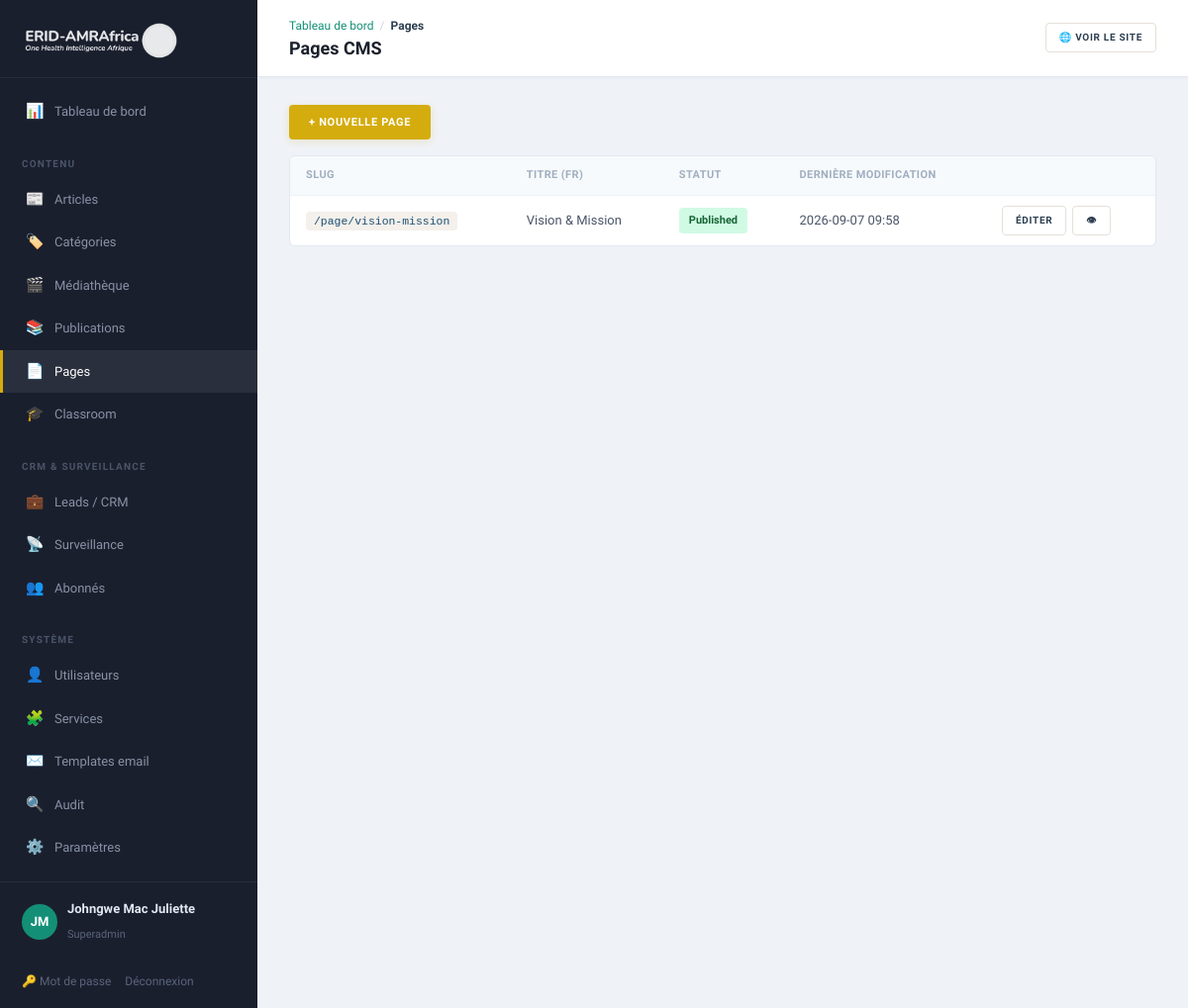
The app's page /admin/pages (signed in) with its own data.
### tables this page shows
CREATE TABLE pages (
    id              INT UNSIGNED AUTO_INCREMENT PRIMARY KEY,
    slug            VARCHAR(120)    NOT NULL UNIQUE,
    title_fr        VARCHAR(200)    NOT NULL,
    title_en        VARCHAR(200)    NOT NULL,
    body_fr         MEDIUMTEXT      NULL,
    body_en         MEDIUMTEXT      NULL,
    status          ENUM('draft','published') NOT NULL DEFAULT 'published',
    updated_at      DATETIME        NOT NULL DEFAULT CURRENT_TIMESTAMP ON UPDATE CURRENT_TIMESTAMP
);

### app/Core/View.php (called while the page is built, shortened)
<?php
final class View
{
    public static function render(string $template, array $data = [], string $layout = 'public'): void
    {
        $root = Config::get('root');
        extract($data, EXTR_SKIP);
        require $root . '/app/Views/' . $template . '.php';
    }
    public static function e(?string $s): string
    {
        return htmlspecialchars((string) $s, ENT_QUOTES, 'UTF-8');
    }
}

### app/Core/Controller.php (called while the page is built, shortened)
<?php
abstract class Controller
{
    protected function view(string $template, array $data = [], string $layout = 'public'): void
    {
        View::render($template, $data, $layout);
    }
    protected function input(string $key, ?string $default = null): ?string
    {
        $v = $_POST[$key] ?? $_GET[$key] ?? $default;
        return is_string($v) ? trim($v) : $default;
    }
}

### app/Controllers/Admin/PagesController.php (called while the page is built, shortened)
<?php
final class PagesController extends Controller
{
    public function index(): void
    {
        $page = max(1, (int) ($this->input('page') ?: 1));
        [$pages, $page, $totalPages] = Database::paginate(
            'SELECT * FROM pages ORDER BY slug', [], $page, 20
        );
        $this->view('admin/pages', [
            'title' => 'Pages CMS', 'pages' => $pages,
            'page' => $page, 'totalPages' => $totalPages,
        ], 'admin');
    }
}

### public/index.php (called while the page is built, shortened)
<?php
spl_autoload_register(function (string $class): void {
    $path = APP_ROOT . '/app/' . str_replace('\\', '/', substr($class, 4)) . '.php';
});
$router = new Router();
$router->dispatch($_SERVER['REQUEST_METHOD'], $_SERVER['REQUEST_URI']);

### app/Core/Database.php (called while the page is built, shortened)
<?php
final class Database
{
    private static ?PDO $pdo = null;
    public static function pdo(): PDO
    {
        if (self::$pdo === null) {
            $cfg = Config::get('db');
            $dsn = sprintf(
                'mysql:host=%s;port=%s;dbname=%s;charset=utf8mb4',
                $cfg['host'], $cfg['port'], $cfg['name']
            );
            try {
                self::$pdo = new PDO($dsn, $cfg['user'], $cfg['pass'], [
                    PDO::ATTR_ERRMODE            => PDO::ERRMODE_EXCEPTION,
                    PDO::ATTR_DEFAULT_FETCH_MODE => PDO::FETCH_ASSOC,
                    PDO::ATTR_EMULATE_PREPARES   => false,
                    PDO::MYSQL_ATTR_INIT_COMMAND => "SET NAMES utf8mb4 COLLATE utf8mb4_unicode_ci",
                ]);
            } catch (PDOException $e) {
                http_response_code(500);
                exit('Database connection failed.');
            }
        }
        return self::$pdo;
    }
    public static function all(string $sql, array $params = []): array
    {
        $stmt = self::pdo()->prepare($sql);
        $stmt->execute($params);
        return $stmt->fetchAll();
    }
    public static function one(string $sql, array $params = []): ?array
    {
        $stmt = self::pdo()->prepare($sql);
        $stmt->execute($params);
        $row = $stmt->fetch();
        return $row ?: null;
    }
    public static function paginate(string $sql, array $params, int $page, int $perPage = 20): array
    {
        $countSql = preg_replace('/^SELECT .+? FROM/is', 'SELECT COUNT(*) AS c FROM', $sql);
        $countSql = preg_replace('/\s+ORDER BY .+$/i', '', $countSql);
        $total = (int) self::one($countSql, $params)['c'];
        $totalPages = max(1, (int) ceil($total / $perPage));
        $page = max(1, min($page, $totalPages));
        $offset = ($page - 1) * $perPage;
        $items = self::all($sql . " LIMIT {$perPage} OFFSET {$offset}", $params);
        return [$items, $page, $totalPages, $total];
    }
}

### app/Core/Config.php (called while the page is built, shortened)
<?php
final class Config
{
    private static array $data = [];
    public static function load(string $root): void
    {
        $env = [];
        self::$data = [
            'app' => [
                'name'   => $env['APP_NAME']   ?? 'ERID-AMRAfrica',
                'env'    => $env['APP_ENV']    ?? 'production',
                'url'    => $env['APP_URL']    ?? 'http://localhost:8080',
                'locale' => $env['APP_LOCALE'] ?? 'fr',
            ],
            'db' => [
                'host' => $env['DB_HOST'] ?? '127.0.0.1',
                'port' => $env['DB_PORT'] ?? '3306',
                'name' => $env['DB_NAME'] ?? 'erid_amrafrica',
                'user' => $env['DB_USER'] ?? 'root',
                'pass' => $env['DB_PASS'] ?? '',
            ],
            'mail' => [
                'from'      => $env['MAIL_FROM'] ?? 'consulting@erid-amrafrica.org',
                'from_name' => $env['MAIL_FROM_NAME'] ?? 'ERID-AMRAfrica',
            ],
            'root' => $root,
        ];
    }
    public static function get(string $key): mixed
    {
        return self::$data[$key] ?? null;
    }
}

### app/Views/admin/pages.php (the view, shortened to what this page needs)
<?php
use App\Core\View; $e = fn($s) => View::e($s);
?>
<div class="toolbar"><a class="btn btn-gold" href="/admin/pages/new">+ Nouvelle page</a></div>
<div class="panel">
  <table class="data-table">
    <thead><tr><th>Slug</th><th>Titre (FR)</th><th>Statut</th><th>Dernière modification</th><th></th></tr></thead>
    <tbody>
    <?php foreach ($pages as $p): ?>
      <tr>
        <td><code>/page/<?= $e($p['slug']) ?></code></td>
        <td><?= $e($p['title_fr']) ?></td>
        <td><span class="status status-<?= $e($p['status']) ?>"><?= $e($p['status']) ?></span></td>
        <td><?= $e(substr($p['updated_at'], 0, 16)) ?></td>
        <td style="display:flex;gap:6px">
          <a href="/admin/pages/<?= (int)$p['id'] ?>/edit" class="btn btn-ghost sm">Éditer</a>
          <a href="/page/<?= $e($p['slug']) ?>" target="_blank" class="btn btn-ghost sm">👁</a>
        </td>
      </tr>
    <?php endforeach; ?>
    </tbody>
  </table>
</div>

### app/Core/Router.php (shortened to what this page needs)
<?php
final class Router
{
    private array $routes = ['GET' => [], 'POST' => []];
    public function get(string $path, callable|array $handler): void
    {
        $this->routes['GET'][$this->normalize($path)] = $handler;
    }
    public function post(string $path, callable|array $handler): void
    {
        $this->routes['POST'][$this->normalize($path)] = $handler;
    }
    private function normalize(string $path): string
    {
        return '/' . trim($path, '/');
    }
    public function dispatch(string $method, string $uri): void
    {
        $path = $this->normalize(parse_url($uri, PHP_URL_PATH) ?: '/');
        foreach ($this->routes[$method] ?? [] as $route => $handler) {
            $pattern = '#^' . preg_replace('#\{[a-zA-Z_]+\}#', '([^/]+)', $route) . '$#';
            if (preg_match($pattern, $path, $m)) {
                array_shift($m);
                $this->invoke($handler, $m);
                return;
            }
        }
    }
    private function invoke(callable|array $handler, array $args): void
    {
        if (is_array($handler)) {
            [$class, $method] = $handler;
            (new $class())->{$method}(...$args);
            return;
        }
    }
}

### public/assets/css/app.css (style rules this page uses)
:root { --navy:#1B4F72;--navy-d:#154360;--navy-l:#2E86C1; --teal:#148F77;--teal-d:#0E6655;--teal-l:#1ABC9C; --gold:#D4AC0D;--gold-d:#B7950B;--gold-l:#F4D03F; --green:#27AE60;--green-d:#1E8449;--green-l:#58D68D; --burgundy:#78281F;--burgundy-d:#5B1F18; --red:#CB4335;--warm:#F8F4EF; --accent:#148F77; --c-spillover:#1B4F72;--c-amr:#148F77;--c-policy:#D4AC0D;--c-tech:#27AE60; --ink:#2C3E50;--muted:#717D8A;--light:#A6ACAF; --bg:#FCFAF7;--bg-alt:#F4F0EB;--card:#fff;--line:#E5E0D8; --font-d:'Merriweather',Georgia,serif; --font-b:'Source Sans 3','Source Sans Pro',system-ui,sans-serif; --w:1140px; --radius:10px;--radius-sm:6px;--radius-xs:4px; --shadow:0 2px 12px rgba(44,62,80,.05); --shadow-lg:0 8px 28px rgba(44,62,80,.08); --shadow-hover:0 6px 24px rgba(44,62,80,.1); }
*,*::before,*::after { box-sizing:border-box }
html { overflow-x:hidden }
body { margin:0;font-family:var(--font-b);color:var(--ink);background:var(--bg);line-height:1.7;font-size:15.5px;-webkit-font-smoothing:antialiased;overflow-x:hidden }
a { color:var(--ink);text-decoration:none;transition:color .25s }
code { background:var(--bg-alt);padding:3px 8px;font-size:.88em;border-radius:var(--radius-xs);color:var(--navy) }
.btn { display:inline-flex;align-items:center;justify-content:center;gap:6px;padding:10px 20px;font-weight:700;border:none;cursor:pointer;font-size:11px;font-family:var(--font-b);text-transform:uppercase;letter-spacing:.7px;transition:all .25s;line-height:1.4;border-radius:var(--radius-xs);position:relative }
.btn.sm { padding:7px 13px;font-size:10px }
.btn-gold { background:var(--gold);color:#fff;box-shadow:0 2px 8px rgba(212,172,13,.2) }
.btn-ghost { background:#fff;border:1px solid var(--line);color:var(--ink) }
body.admin { display:flex;background:#EFF2F7;font-family:var(--font-b);min-height:100vh }
.panel { background:#fff;border:1px solid #E2E8F0;padding:0;margin-bottom:18px;border-radius:var(--radius-sm);overflow:hidden }
.panel > table { margin:0 }
.panel > .data-table { margin:0 }
.data-table { width:100%;border-collapse:collapse }
.data-table th { text-align:left;padding:10px 16px;font-size:11px;text-transform:uppercase;color:#A0AEC0;border-bottom:1px solid #EDF2F7;letter-spacing:.4px;font-weight:600;background:#F7FAFC }
.data-table td { padding:10px 16px;border-bottom:1px solid #EDF2F7;vertical-align:middle;font-size:13px;color:#4A5568 }
.data-table tr:last-child td { border-bottom:none }
.status { padding:4px 10px;font-size:11px;font-weight:700;text-transform:capitalize;border-radius:4px;display:inline-block }
.status-published { background:#D1FAE5;color:#166534 }
.filters,.toolbar { margin-bottom:16px;display:flex;gap:6px;flex-wrap:wrap;align-items:center }
.toolbar { margin-bottom:16px }

### records on screen
pages: slug "vision-mission", title_fr "Vision & Mission", status "Published", updated_at "2026-09-07 09:58"

### other values on screen
$e($c[0]) "Tableau de bord"
$e($c[0]) "Pages"
